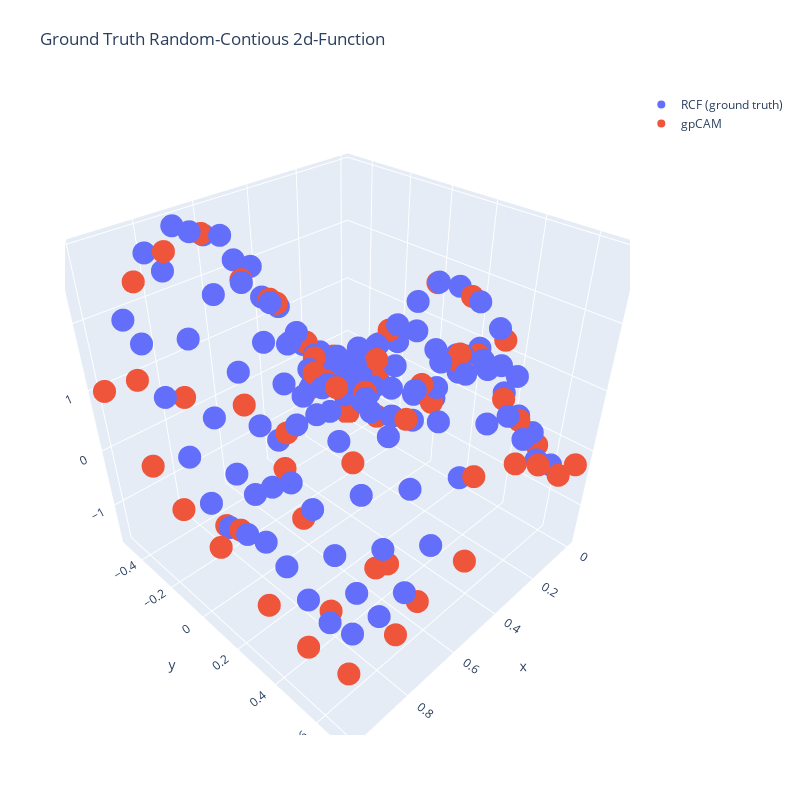

This figure's notebook cell:
### Markdown cell above
## gpCAM run with $\texttt{vinstrument}$

### Code cell
#TRY: stationary
def skernel(x1,x2,hps,obj):
    #The kernel follows the mathematical definition of a kernel. This
    #means there is no limit to the variety of kernels you can define.
    d = np.linalg.norm(x1 - x2) #obj.get_distance_matrix(x1,x2)
    return hps[0] * obj.matern_kernel_diff1(d,hps[1])


#### GP quick-test???
START=time.time()
my_ae = AutonomousExperimenterGP(domain,
                                 np.ones((3)),
                                 np.array([[0.001,100.],[0.001,100.], [0.001,100.]]), ## limits
                                 init_dataset_size= 20,
                                 instrument_function = instrument,
                                 cost_function_parameters={"offset": 5.0,"slope":10.0},
                                 store_inv = True)
my_ae.train(method = "hgdl")      ### trains the kernel, to find optimial hyperparameters given the intiially-random data
my_ae.go(len(my_ae.x_data) + 40)  ### runs the Autonomous Experiment
my_ae.train(method = "hgdl")
print(time.time()-START)

fig = go.Figure()

fig.add_trace(go.Scatter3d(x=f.D_ix[:,0], y=f.D_ix[:,1], z=f.D_iX[:,0], mode='markers', name="RCF (ground truth)"))
fig.add_trace(go.Scatter3d(x=my_ae.x_data[:,0], y=my_ae.x_data[:,1], z=my_ae.y_data, mode='markers', name="gpCAM"))

fig.update_layout(title='Ground Truth Random-Contious 2d-Function', autosize=True, width=800, height=800, margin=dict(l=65, r=50, b=65, t=90))
fig.show()

my_ae.hyperparameters
